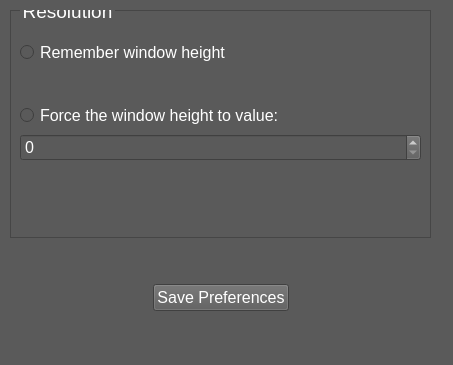
<?xml version="1.0" encoding="UTF-8"?>
<ui version="4.0">
 <class>Settings</class>
 <widget class="QMainWindow" name="Settings">
  <property name="geometry">
   <rect>
    <x>0</x>
    <y>0</y>
    <width>453</width>
    <height>365</height>
   </rect>
  </property>
  <property name="windowTitle">
   <string>MainWindow</string>
  </property>
  <property name="styleSheet">
   <string notr="true">*{
	background-color: rgb(90, 90, 90);
	color: white;
}
QSpinBox::Disabled{
	background-color: rgb(30, 30, 30);
}
QGroupBox{
	border: 1px solid rgb(70, 70, 70);
	margin-top: 0.5em;
	color: rgb(255, 255, 255);
}
QGroupBox::title {
	background-color: rgb(90, 90, 90);
    top: -10px;
    left: 10px;
}
QPushButton:disabled {
background-color:rgb(30, 30, 30);
}
QScrollArea{
	border: none;
}
QScrollBar:vertical {
	border: 1px solid rgb(50, 50, 50);
    width: 15px;
    padding-top: 15px;
	padding-bottom: 15px;
}
QScrollBar::handle:vertical {
	background: silver;
}
</string>
  </property>
  <widget class="QWidget" name="centralwidget">
   <widget class="QWidget" name="gridLayoutWidget">
    <property name="geometry">
     <rect>
      <x>10</x>
      <y>10</y>
      <width>421</width>
      <height>301</height>
     </rect>
    </property>
    <layout class="QGridLayout" name="gridLayout">
     <item row="0" column="0">
      <widget class="QGroupBox" name="groupBox">
       <property name="font">
        <font>
         <pointsize>14</pointsize>
        </font>
       </property>
       <property name="title">
        <string>Resolution</string>
       </property>
       <widget class="QWidget" name="verticalLayoutWidget">
        <property name="geometry">
         <rect>
          <x>10</x>
          <y>30</y>
          <width>401</width>
          <height>121</height>
         </rect>
        </property>
        <layout class="QVBoxLayout" name="verticalLayout">
         <item>
          <widget class="QRadioButton" name="radioRememberWinHei">
           <property name="font">
            <font>
             <pointsize>12</pointsize>
            </font>
           </property>
           <property name="text">
            <string>Remember window height</string>
           </property>
          </widget>
         </item>
         <item>
          <spacer name="verticalSpacer">
           <property name="orientation">
            <enum>Qt::Vertical</enum>
           </property>
           <property name="sizeHint" stdset="0">
            <size>
             <width>20</width>
             <height>40</height>
            </size>
           </property>
          </spacer>
         </item>
         <item>
          <widget class="QRadioButton" name="radioForceWinHei">
           <property name="font">
            <font>
             <pointsize>12</pointsize>
            </font>
           </property>
           <property name="text">
            <string>Force the window height to value:</string>
           </property>
          </widget>
         </item>
         <item>
          <widget class="QSpinBox" name="spinBoxWindowHeight">
           <property name="font">
            <font>
             <pointsize>12</pointsize>
            </font>
           </property>
           <property name="maximum">
            <number>999999999</number>
           </property>
          </widget>
         </item>
        </layout>
       </widget>
      </widget>
     </item>
     <item row="1" column="0">
      <spacer name="verticalSpacer_2">
       <property name="orientation">
        <enum>Qt::Vertical</enum>
       </property>
       <property name="sizeType">
        <enum>QSizePolicy::Preferred</enum>
       </property>
       <property name="sizeHint" stdset="0">
        <size>
         <width>20</width>
         <height>40</height>
        </size>
       </property>
      </spacer>
     </item>
     <item row="2" column="0">
      <layout class="QHBoxLayout" name="horizontalLayout">
       <item>
        <spacer name="horizontalSpacer_2">
         <property name="orientation">
          <enum>Qt::Horizontal</enum>
         </property>
         <property name="sizeHint" stdset="0">
          <size>
           <width>40</width>
           <height>20</height>
          </size>
         </property>
        </spacer>
       </item>
       <item>
        <widget class="QPushButton" name="btnSavePrefs">
         <property name="sizePolicy">
          <sizepolicy hsizetype="Preferred" vsizetype="Fixed">
           <horstretch>0</horstretch>
           <verstretch>0</verstretch>
          </sizepolicy>
         </property>
         <property name="font">
          <font>
           <pointsize>12</pointsize>
          </font>
         </property>
         <property name="text">
          <string>Save Preferences</string>
         </property>
        </widget>
       </item>
       <item>
        <spacer name="horizontalSpacer">
         <property name="orientation">
          <enum>Qt::Horizontal</enum>
         </property>
         <property name="sizeHint" stdset="0">
          <size>
           <width>40</width>
           <height>20</height>
          </size>
         </property>
        </spacer>
       </item>
      </layout>
     </item>
    </layout>
   </widget>
  </widget>
  <widget class="QMenuBar" name="menubar">
   <property name="geometry">
    <rect>
     <x>0</x>
     <y>0</y>
     <width>453</width>
     <height>21</height>
    </rect>
   </property>
  </widget>
  <widget class="QStatusBar" name="statusbar"/>
 </widget>
 <resources/>
 <connections/>
</ui>
